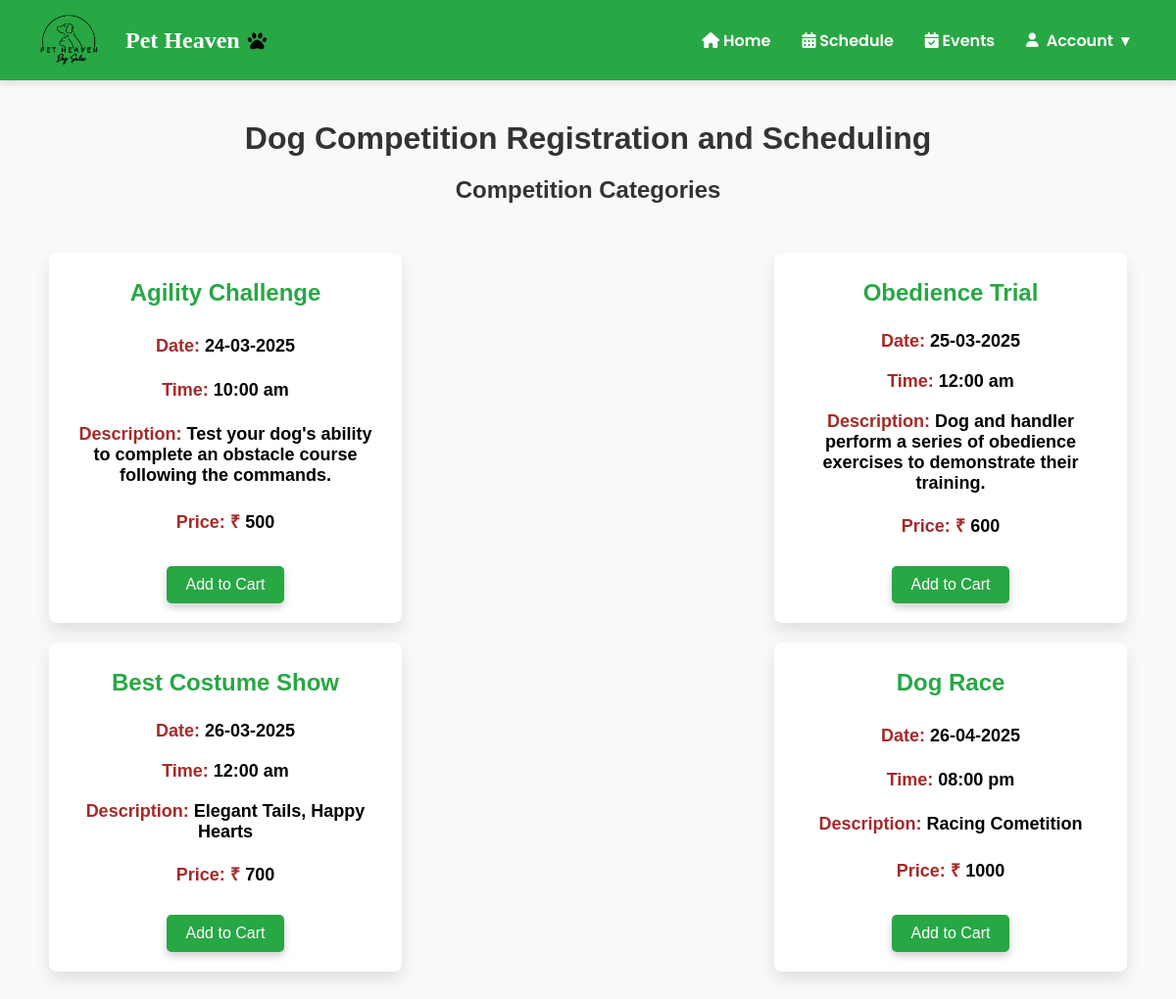
The page /c on the database its author committed.
### models.py (models this page shows, shortened)
class Competition(db.Model):
    __tablename__ = 'competition'
    id = db.Column(db.Integer, primary_key=True)
    title = db.Column(db.String(100), nullable=False)
    date = db.Column(db.String(100), nullable=False)
    time = db.Column(db.String(100), nullable=False)
    description = db.Column(db.Text, nullable=False)
    price = db.Column(db.Integer, nullable=False)

### app.py (the view)
@app.route('/c')
def home4():
    services = Competition.query.all()
    return render_template('index4.html', services=services)

### templates/index4.html (shortened to what this page needs)
<!DOCTYPE html>
<html lang="en">
<head>
    <link rel="stylesheet" href="../static/css/style4.css">
    <link rel="stylesheet" href="https://cdnjs.cloudflare.com/ajax/libs/font-awesome/6.0.0/css/all.min.css">
</head>
<body>
    <nav class="navbar">
         <div class="logo">
            <img src="{{ url_for('static', filename='images/logo1.png') }}" alt="Pet Heaven Logo">
      <span>Pet Heaven</span>
        </div>
        <ul class="nav-links">
          <li><a href="/customer_dashboard" class="nav-link" id="home-link"><i class="fas fa-home"></i> Home</a></li>
          <li><a href="{{ url_for('schedule4') }}" class="nav-link"><i class="fa-solid fa-calendar-alt"></i> Schedule</a></li>
          <li><a href="{{ url_for('myevents4') }}" class="nav-link" ><i class="fa-solid fa-calendar-check"></i> Events</a></li>
          <li class="dropdown">
            <a href="#" class="dropdown-toggle"><i class="fa-solid fa-user"></i> Account <span>&#9662;</span></a>
          </li>
        </ul>
    </nav>
    <div class="container">
        <h1>Dog Competition Registration and Scheduling</h1>
        <section class="competition-overview">
            <h2>Competition Categories</h2>
            <div class="cards">
                {% for service in services %}
                <div class="card">
                    <h3>{{ service.title }}</h3>
                    <p><strong>Date:</strong> {{ service.date }}</p>
                    <p><strong>Time: </strong> {{ service.time }}</p>
                    <p><strong>Description: </strong> {{ service.description }}</p>
                    <p><strong>Price: ₹</strong> {{ service.price }}</p>
                    <div class="button-container">
                        <button class="add-to-cart" data-id="{{ service.id }}">Add to Cart</button>
                      </div>
                    </div>
                {% else %}
                <p>No services available</p>
                {% endfor %}
            </div>
        </section>
    </div>
</body>
</html>

### static/css/style4.css (style rules this page uses)
body { font-family: "Poppins", serif; font-weight: 100; margin: 0; padding: 0; background-color: #f9f9f9; }
h1 { text-align: center; color: #333; }
.cards { display: flex; justify-content: center; flex-wrap: wrap; padding: 30px; gap: 3rem; }
.navbar { display: flex; justify-content: space-between; align-items: center; background-color: #28a745; padding: 1rem 2rem; color: white; box-shadow: 0 4px 6px rgba(0, 0, 0, 0.1); position:relative; top: 0; left: 0; right: 0; height: 50px; z-index: 1000; }
.logo { display: flex; align-items: center; gap: 1rem; }
.logo img { height: 60px; width: 80px; object-fit: contain; background-color: transparent; }
.logo span { font-size: 1.5rem; font-weight: bold; color: #fff; font-family: 'Pacifico', cursive; display: flex; align-items: center; gap: 0.5rem; }
.logo span::after { content: '\f1b0'; font-family: 'Font Awesome 5 Free'; font-weight: 900; font-size: 1.2rem; color: black; }
.nav-links { list-style: none; display: flex; justify-content: space-around; align-items: center; gap: 0; margin: 0; padding: 0; }
.nav-links li a { text-decoration: none; color: white; font-weight: 600; padding: 0.5rem 1rem; border-radius: 20px; transition: all 0.3s ease; }
.navbar .dropdown { position: relative; display: flex; align-items: center; }
.navbar .dropdown .dropdown-toggle { cursor: pointer; padding: 0.5rem 1rem; color: white; font-weight: 600; text-decoration: none; display: flex; align-items: center; gap: 0.5rem; border-radius: 20px; transition: background-color 0.3s ease; }
.navbar .dropdown .dropdown-toggle i { font-size: 0.9rem; }
.container { max-width: 1200px; margin: 0 auto; padding: 20px; font-family: Arial, sans-serif; text-align: center; }
h1, h2 { color: #333; margin-bottom: 20px; }
.competition-overview { margin-bottom: 40px; }
.cards { display: flex; flex-wrap: wrap; justify-content: space-between; gap: 20px; }
.card { display: flex; flex-direction: column; justify-content: space-between; align-items: center; width: 320px; padding: 20px; border-radius: 8px; background-color: #fff; box-shadow: 0 8px 16px rgba(0, 0, 0, 0.1); transition: transform 0.3s ease, box-shadow 0.3s ease; }
.card h3 { margin-top: 0; margin-bottom: 10px; font-size: 24px; color: #28a745; font-family: Arial, Helvetica, sans-serif; text-align: center; width: 100%; line-height: 1.4; min-height: 40px; display: flex; align-items: center; justify-content: center; font-weight: 900; }
.card p { margin: 10px 0; font-size: 18px; color: #000000; font-family: Arial, Helvetica, sans-serif; }
.card p strong { color: brown; font-weight: 800; }
.button-container { display: flex; justify-content: space-between; gap: 10px; margin-top: 20px; }
.button-container button { padding: 10px 20px; font-size: 16px; border-radius: 5px; cursor: pointer; border: none; display: flex; justify-content: center; align-items: center; }
.button-container .add-to-cart { box-shadow: 0 4px 8px rgba(0, 0, 0, 0.2); background-color: #28a745; color: white; border-radius: 5px; }
.button-container button { background-color: #009cfd; color: white; }
p { font-size: 16px; color: #333; font-weight: bold; }

### rows shown on the page
Competition: title "Agility Challenge", date "24-03-2025", time "10:00 am", description "Test your dog's ability to complete an obstacle course following the commands.", price "500"
Competition: title "Obedience Trial", date "25-03-2025", time "12:00 am", description "Dog and handler perform a series of obedience exercises to demonstrate their training.", price "600"
Competition: title "Best Costume Show", date "26-03-2025", time "12:00 am", description "Elegant Tails, Happy Hearts", price "700"
Competition: title "Dog Race", date "26-04-2025", time "08:00 pm", description "Racing Cometition", price "1000"
